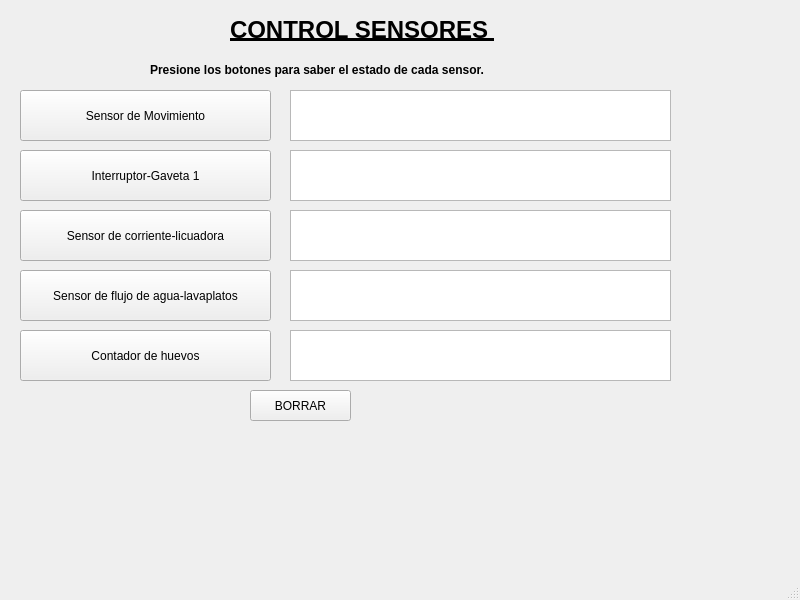
<?xml version="1.0" encoding="UTF-8"?>
<ui version="4.0">
 <class>MainWindow</class>
 <widget class="QMainWindow" name="MainWindow">
  <property name="geometry">
   <rect>
    <x>0</x>
    <y>0</y>
    <width>800</width>
    <height>600</height>
   </rect>
  </property>
  <property name="windowTitle">
   <string>MainWindow</string>
  </property>
  <widget class="QWidget" name="centralwidget">
   <widget class="QLabel" name="label">
    <property name="geometry">
     <rect>
      <x>230</x>
      <y>10</y>
      <width>311</width>
      <height>41</height>
     </rect>
    </property>
    <property name="text">
     <string>&lt;html&gt;&lt;head/&gt;&lt;body&gt;&lt;p&gt;&lt;span style=&quot; font-size:18pt; font-weight:600; text-decoration: underline;&quot;&gt;CONTROL SENSORES &lt;/span&gt;&lt;/p&gt;&lt;/body&gt;&lt;/html&gt;</string>
    </property>
   </widget>
   <widget class="QPushButton" name="movimiento">
    <property name="geometry">
     <rect>
      <x>20</x>
      <y>90</y>
      <width>251</width>
      <height>51</height>
     </rect>
    </property>
    <property name="text">
     <string>Sensor de Movimiento</string>
    </property>
   </widget>
   <widget class="QLabel" name="label_2">
    <property name="geometry">
     <rect>
      <x>150</x>
      <y>60</y>
      <width>441</width>
      <height>21</height>
     </rect>
    </property>
    <property name="text">
     <string>&lt;html&gt;&lt;head/&gt;&lt;body&gt;&lt;p&gt;&lt;span style=&quot; font-weight:600;&quot;&gt;Presione los botones para saber el estado de cada sensor.&lt;/span&gt;&lt;/p&gt;&lt;/body&gt;&lt;/html&gt;</string>
    </property>
   </widget>
   <widget class="QTextEdit" name="resmov">
    <property name="geometry">
     <rect>
      <x>290</x>
      <y>90</y>
      <width>381</width>
      <height>51</height>
     </rect>
    </property>
   </widget>
   <widget class="QPushButton" name="gaveta">
    <property name="geometry">
     <rect>
      <x>20</x>
      <y>150</y>
      <width>251</width>
      <height>51</height>
     </rect>
    </property>
    <property name="text">
     <string>Interruptor-Gaveta 1</string>
    </property>
   </widget>
   <widget class="QTextEdit" name="resgaveta">
    <property name="geometry">
     <rect>
      <x>290</x>
      <y>150</y>
      <width>381</width>
      <height>51</height>
     </rect>
    </property>
   </widget>
   <widget class="QPushButton" name="corriente">
    <property name="geometry">
     <rect>
      <x>20</x>
      <y>210</y>
      <width>251</width>
      <height>51</height>
     </rect>
    </property>
    <property name="text">
     <string>Sensor de corriente-licuadora</string>
    </property>
   </widget>
   <widget class="QPushButton" name="flujoagua">
    <property name="geometry">
     <rect>
      <x>20</x>
      <y>270</y>
      <width>251</width>
      <height>51</height>
     </rect>
    </property>
    <property name="text">
     <string>Sensor de flujo de agua-lavaplatos</string>
    </property>
   </widget>
   <widget class="QTextEdit" name="rescorriente">
    <property name="geometry">
     <rect>
      <x>290</x>
      <y>210</y>
      <width>381</width>
      <height>51</height>
     </rect>
    </property>
   </widget>
   <widget class="QTextEdit" name="resflujoagua">
    <property name="geometry">
     <rect>
      <x>290</x>
      <y>270</y>
      <width>381</width>
      <height>51</height>
     </rect>
    </property>
   </widget>
   <widget class="QPushButton" name="borrar">
    <property name="geometry">
     <rect>
      <x>250</x>
      <y>390</y>
      <width>101</width>
      <height>31</height>
     </rect>
    </property>
    <property name="text">
     <string>BORRAR</string>
    </property>
   </widget>
   <widget class="QPushButton" name="contadorhuevos">
    <property name="geometry">
     <rect>
      <x>20</x>
      <y>330</y>
      <width>251</width>
      <height>51</height>
     </rect>
    </property>
    <property name="text">
     <string>Contador de huevos</string>
    </property>
   </widget>
   <widget class="QTextEdit" name="rescontadorhuevos">
    <property name="geometry">
     <rect>
      <x>290</x>
      <y>330</y>
      <width>381</width>
      <height>51</height>
     </rect>
    </property>
   </widget>
  </widget>
  <widget class="QMenuBar" name="menubar">
   <property name="geometry">
    <rect>
     <x>0</x>
     <y>0</y>
     <width>800</width>
     <height>27</height>
    </rect>
   </property>
  </widget>
  <widget class="QStatusBar" name="statusbar"/>
 </widget>
 <resources/>
 <connections/>
</ui>
